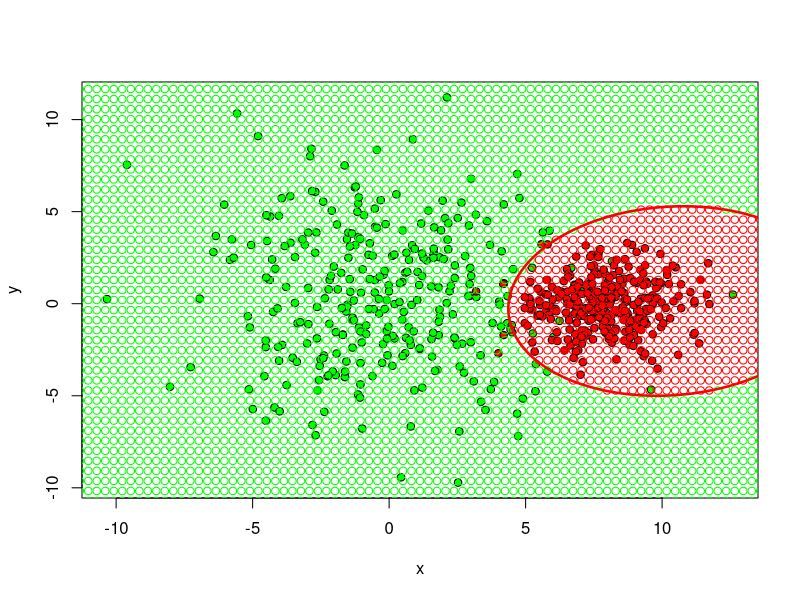

R code for this plot:
library(MASS) # Generation of multidimensional normal distribution

getCurveFunc <- function(sigma1, mu1, sigma2, mu2) {
  d1 <- det(sigma1)
  d2 <- det(sigma2)
  invs1 <- solve(sigma1)
  invs2 <- solve(sigma2)
  
  a <- invs1 - invs2
  b <- invs1 %*% t(mu1) - invs2 %*% t(mu2)
  
  A <- a[1,1] # x^2
  B <- a[2,2] # y^2
  C <- 2 * a[1, 2] # xy
  D <- -2 * b[1, 1] # x
  E <- -2 * b[2, 1] # y
  G <- c(mu1 %*% invs1 %*% t(mu1) - mu2 %*% invs2 %*% t(mu2)) + log(abs(det(sigma1))) - log(abs(det(sigma2)))
  
  func <- function(x,y) {
    x^2 * A + y^2 * B + x*y*C + x*D + y*E + G
  }
  return(func)
}

getPlugInClassificator <- function(Prob = c(1),Prior = c(1),means,vars)
{
  n <- dim(means)[1]
  funcs <- list()
  
  makefunc <- function(i) {
    force(i)
    function(X)
    { 
      res <- log(Prob[i] * Prior[i])
      l <- length(X)
      chisl <- exp(
        (-1/2)*(
          t(X-as.vector(means[,i])) %*% solve(vars[[i]]) %*% (X-as.vector(means[,i]))
        )
      )
      res = chisl/((2*pi) * det(vars[[i]])^(1/2))
      
      return(res)
    }
  }
  for(i in seq(n))
  {
    funcs[[i]] <- makefunc(i)
  }
  
  solvingFunc <- function(X)
  {
    results <- vector()
    for (i in seq(n))
    {
      results[i] <- funcs[[i]](X)
    }
    return(which.max(results))
  }
  return(solvingFunc)
}

# Count of objects in each class
objects_count <- 300 

# Generation of test data
Sigma1 <- matrix(c(10, 0, 0, 15), 2, 2)
Sigma2 <- matrix(c(2, 0, 0, 2), 2, 2)
Mu1 <- c(0, 0)
Mu2 <- c(8, 0)
xy1 <- mvrnorm(n = objects_count, Mu1, Sigma1)
xy2 <- mvrnorm(n = objects_count, Mu2, Sigma2)

# Assembling 2 classes in one sample xl
xl <- rbind(cbind(xy1, 1), cbind(xy2, 2))

# Drawing the training sample
colors <- c("green", "red")
plot(NULL, xlim=c(min(xl[ , 1]),max(xl[ , 1])), ylim=c(min(xl[ , 2]),max(xl[ , 2])), ylab="y", xlab="x")
points(xl[ , 1], xl[ , 2], pch = 21, bg = colors[xl[ ,3]], asp = 1, xlab = "x", ylab = "y")
# Evaluation
mu1 <- matrix(c(mean(xy1[,1]),mean(xy1[,2])),1,2)
mu2 <- matrix(c(mean(xy2[,1]),mean(xy2[,2])),1,2)

sigma1 <- var(xy1)
sigma2 <- var(xy2)


means<-matrix(c(mu1,mu2),length(mu1),2)
vars<-list()
vars[[1]]<-sigma1
vars[[2]]<-sigma2



plug_in_func <- getPlugInClassificator(rep(1,length(vars)),rep(1,length(vars)),means = means, vars = vars)

minx <- min(xy1[,1], xy2[,1]) - 1
miny <- min(xy1[,2], xy2[,2]) - 1
maxx <- max(xy1[,1], xy2[,1]) + 1
maxy <- max(xy1[,2], xy2[,2]) + 1
xstep <- (maxx-minx)/80
ystep <- (maxy-miny)/42
i <- minx
while(i <= maxx)
{ 
  j <- miny
  while(j <= maxy)
  {
    xy <- c(i,j)
    points(xy[1],xy[2], col=colors[plug_in_func(xy)])
    
    j <- j+ystep
  }
  i <- i+xstep
}

curveFunc <- getCurveFunc(sigma1, mu1, sigma2, mu2)
x <- y <- seq(-20, 40, len = 500)
z <- outer(x, y, curveFunc)
contour(x, y, z, levels = 0, drawlabels = FALSE, lwd = 2.5, col = "red", add = TRUE)